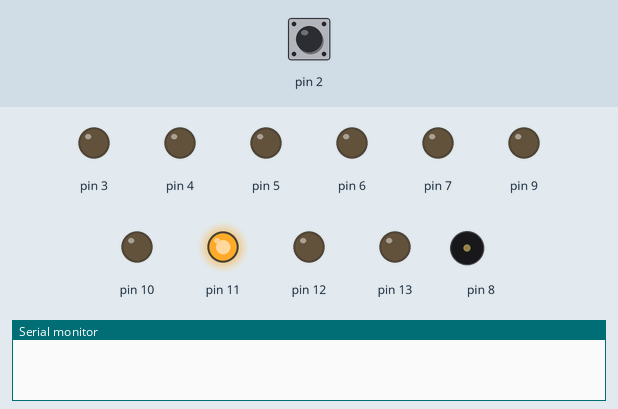
Recording of a sketch running on a simulated Arduino Uno, built with avr-gcc and run on an emulated ATmega328P. Parts: output pins drawn as LEDs (lit = HIGH), buzzer (waves = sounding), the last lines printed to the serial monitor. Dashed ring = blinking. The inputs (shaded band) are chosen by the test bench; at power-on: pin 2 HIGH.

Above: at 1.0 s.
1.5 s: pin 2 pulled LOW for 0.15 s
At 2.4 s:
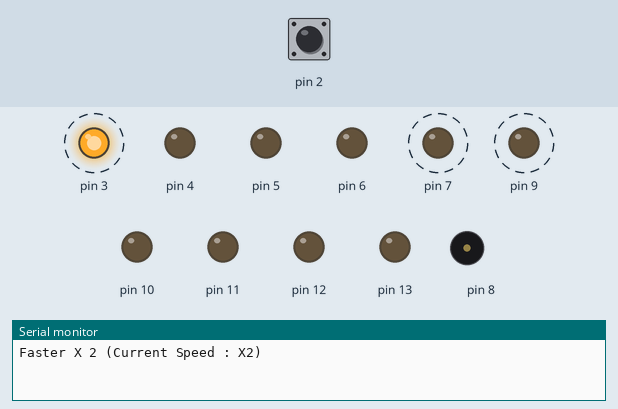
4.5 s: pin 2 pulled LOW for 3.2 s
At 9.0 s:
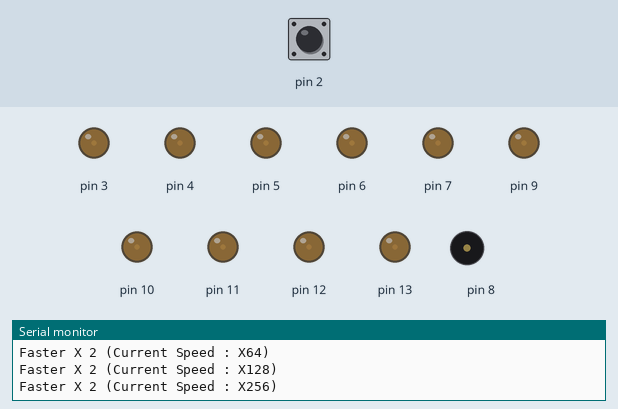
9.6 s: pin 2 pulled LOW for 1 s
At 10.43 s:
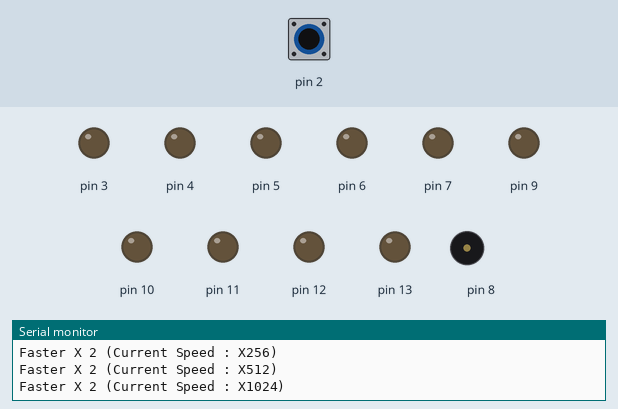
Timing chart, 0 to 12.6 s (numbered marks = the images above; inputs shaded):
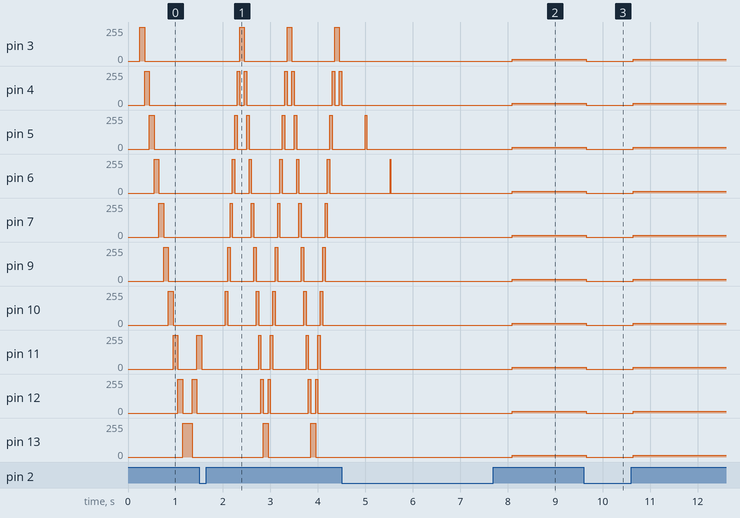

The sketch:

62120501055-Q1-MDT112.ino
```cpp
void setup()
{
    Serial.begin(9600);
    pinMode(2, INPUT_PULLUP);
    int x;
   for (x=3; x<=13; x++) {
   pinMode(x, OUTPUT);}

    tone (8,200,500);
    delay(250);
    tone (8,400,100);
}
int speed =100,n = 1 ;
void loop()
{
  for (int x=3;x<=13;x++)
   {
        if (x==8)
        {
            digitalWrite(x,0);
             continue;
        }
        else{}
       digitalWrite(x,1);
        delay(speed);
         digitalWrite(x,0);
        if (digitalRead(2) == 0){
           n = n*2 ;
           speed = speed/2;
           Serial.println("Faster X 2 (Current Speed : X" +String(n)+")");
            tone (8,400,100);
            delay(500);
        }
   }
    for (int x=13;x>=3;x--)
   {
        if (x==8)
        {
            digitalWrite(x,0);
            continue;
        }
        else{}
       digitalWrite(x,1);
        delay(speed);
         digitalWrite(x,0);
         if (digitalRead(2) == 0){
           n = n*2 ;
          speed = speed/2;
           Serial.println("Faster X 2 (Current Speed : X" +String(n)+")");
            tone (8,400,100);
            delay(500);
        }
   }
}
```

Measured:
- after the input at 1.5 s, pin 3: alternates 255/255 for 0.10 s and 0/255 for 0.90 s, starting after 0.85 s; tone on pin 8: silent → 400 Hz after 0.05 s, → silent 0.10 s later
- after the input at 4.5 s, tone on pin 8: alternates 400 Hz for 0.10 s and silent for 0.40 s, 14 changes in all, then stays silent, starting at once
- after the input at 9.6 s, pin 3, pin 5, pin 6, pin 9–11: 13/255 → 0/255 after 0.05 s, → 13/255 0.99 s later; pin 4, pin 7, pin 12, pin 13: 12/255 → 0/255 after 0.05 s, → 12/255 0.99 s later; tone on pin 8: alternates 400 Hz for 0.10 s and silent for 0.40 s, 4 changes in all, then stays silent, starting at once
